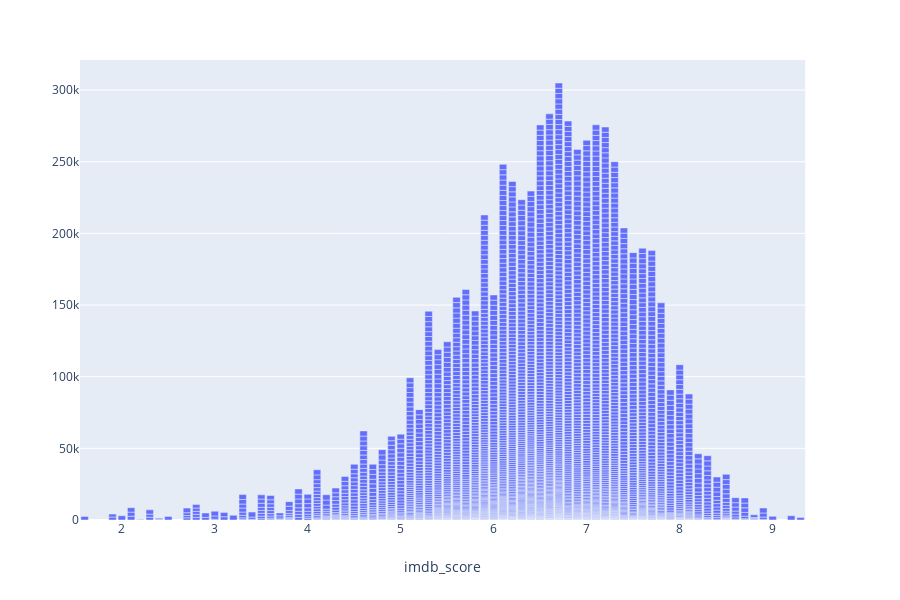

The notebook cell this image was saved under:
### Markdown cell above
IMDB scores is slightly skewed, but we can say that the IMDB score is nornally distributed.

### Code cell
px.bar(df_list, x = 'imdb_score')

### Figure 1 — Plotly figure (JSON) as saved in the notebook; plotly's stock layout.template omitted (floating-point values rounded to 4 significant figures; data arrays with more than 128 entries replaced by an {"elided": "..."} marker saying what was removed)
{"data": [{"alignmentgroup": "True", "hoverlabel": {"namelength": 0}, "hovertemplate": "imdb_score=%{x}", "legendgroup": "", "marker": {"color": "#636efa"}, "name": "", "offsetgroup": "", "orientation": "v", "showlegend": false, "textposition": "auto", "type": "bar", "x": {"elided": "3690 float values"}, "xaxis": "x", "yaxis": "y"}], "layout": {"barmode": "relative", "height": 600, "legend": {"tracegroupgap": 0}, "margin": {"t": 60}, "xaxis": {"anchor": "y", "domain": [0, 0.98], "title": {"text": "imdb_score"}}, "yaxis": {"anchor": "x", "domain": [0, 1]}}}
